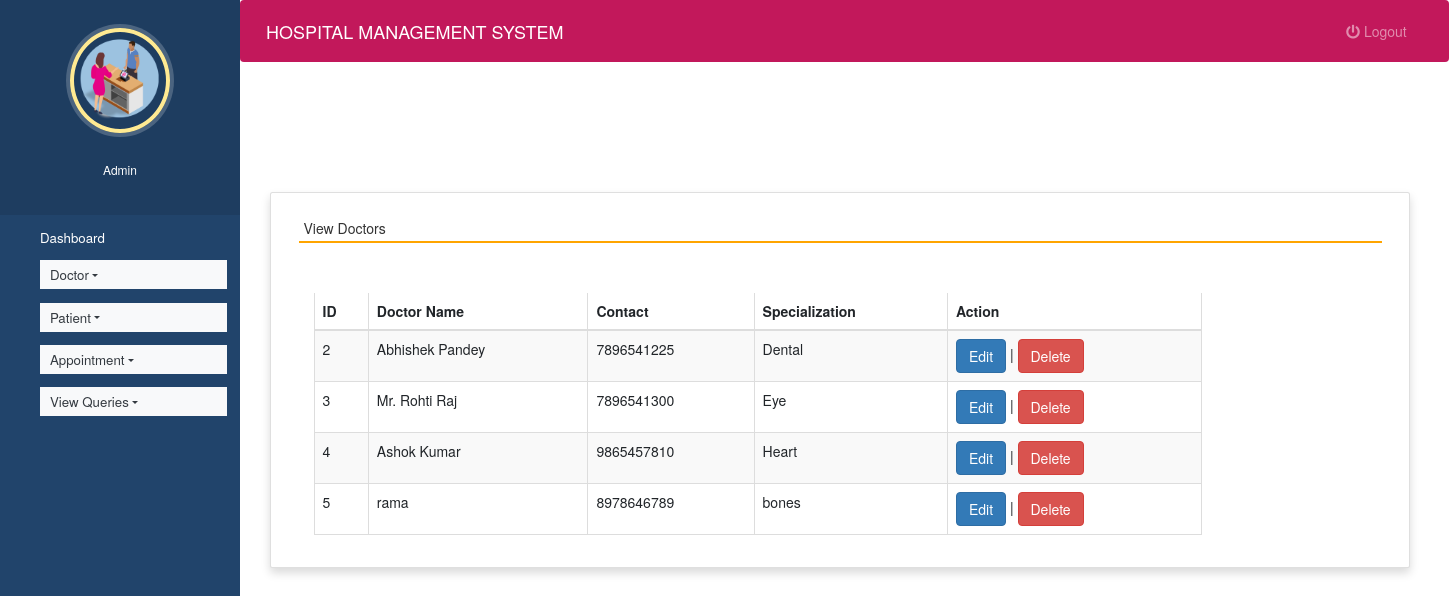
Page /view_doctor (signed in) on the committed database.
### hospitals/models.py (models this page shows, shortened)
class Doctor(models.Model):
    name = models.CharField(max_length=50)
    mobile = models.IntegerField()
    special = models.CharField(max_length=50)

### hospitals/views.py (the view)
# urls.py: path('view_doctor', view_doctor, name='view_doctor'),
def view_doctor(request):
    if not request.user.is_staff:
        return redirect('login')
    doc = Doctor.objects.all()
    d = {'doc':doc}
    return render(request,'view_doctor.html', d)

### hospitals/templates/view_doctor.html (shortened to what this page needs)
{% extends 'admin_nav.html' %}
{% load static %}
{% block content %}
<head>
 <link rel="stylesheet" href="https://maxcdn.bootstrapcdn.com/bootstrap/3.4.1/css/bootstrap.min.css">
  <link rel="stylesheet" href="https://cdnjs.cloudflare.com/ajax/libs/font-awesome/4.7.0/css/font-awesome.min.css">
  <link rel="stylesheet" href="https://use.fontawesome.com/releases/v5.6.3/css/all.css">
</head>
<br><br><br><br>
<div class="container card shadow m-5">
    <div class="card-body">
        <h5 class="p-2" style="border-bottom: 2px solid orange">View Doctors</h5>
		<div class="container mt-5">
			<div class="table-responsive">
		<table id="example" class="table table-striped table-bordered table-sm" style="width:80%">
			<thead>
				<tr>
					<th>ID</th>
					<th>Doctor Name</th>
					<th>Contact</th>
					<th>Specialization</th>
                    <th>Action</th>
				</tr>
			</thead>
			<tbody>
            {% for i in doc %}
			<tr>
				<td>{{i.id}}</td>
				<td>{{i.name}}</td>
				<td>{{i.mobile}}</td>
				<td>{{i.special}}</td>
				<td><a href="{% url 'edit_doctor' i.id %}" class="btn btn-primary">Edit</a> |
				<a href="{% url 'delete_doctor' i.id %}" onclick="return confirm('Are you ready to delete this record ?')" class="btn btn-danger">Delete</a></td>
			</tr>
			{% endfor %}
			</tbody>
		</table>
				</div>
	 </div>
	</div>
</div>
{% endblock content %}

### hospitals/static/style.css (style rules this page uses)
body { padding-left: 240px; }

### hospitals/templates/admin_nav.html (style rules this page uses)
a:link { text-decoration: none; }
a { color: white; }
body { padding-left: 240px; }

### rows in the picture
Doctor: id "2", name "Abhishek Pandey", mobile "7896541225", special "Dental"
Doctor: id "3", name "Mr. Rohti Raj", mobile "7896541300", special "Eye"
Doctor: id "4", name "Ashok Kumar", mobile "9865457810", special "Heart"
Doctor: id "5", name "rama", mobile "8978646789", special "bones"
